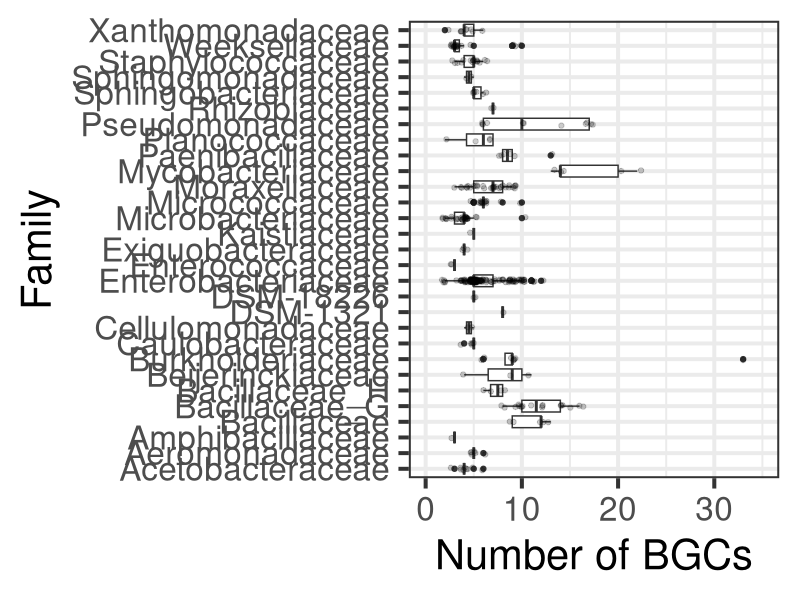
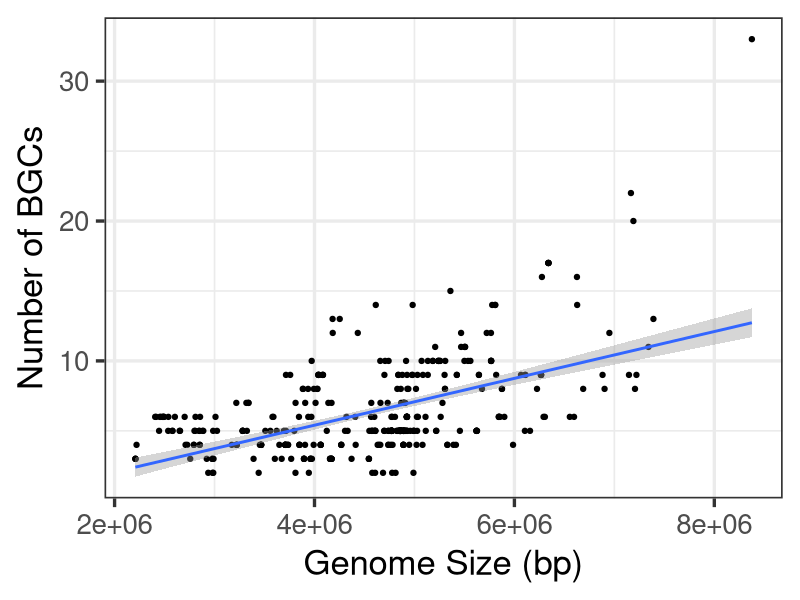
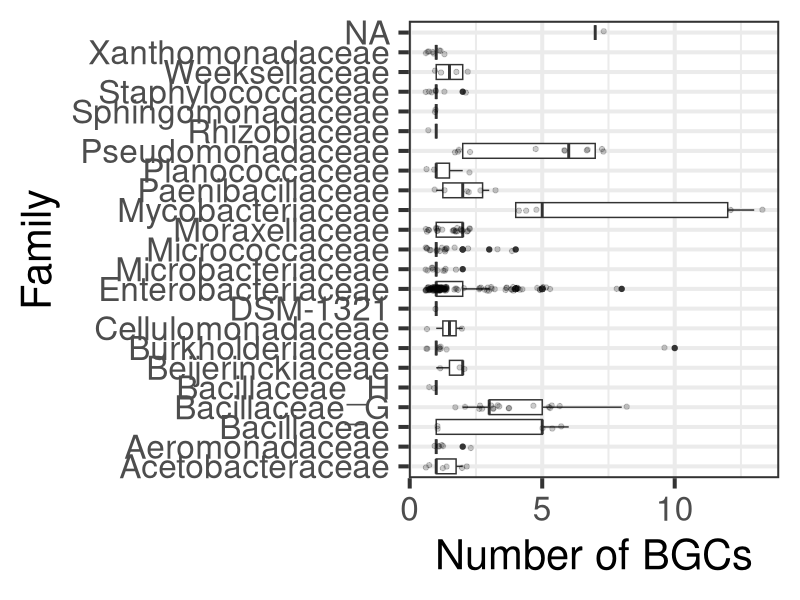
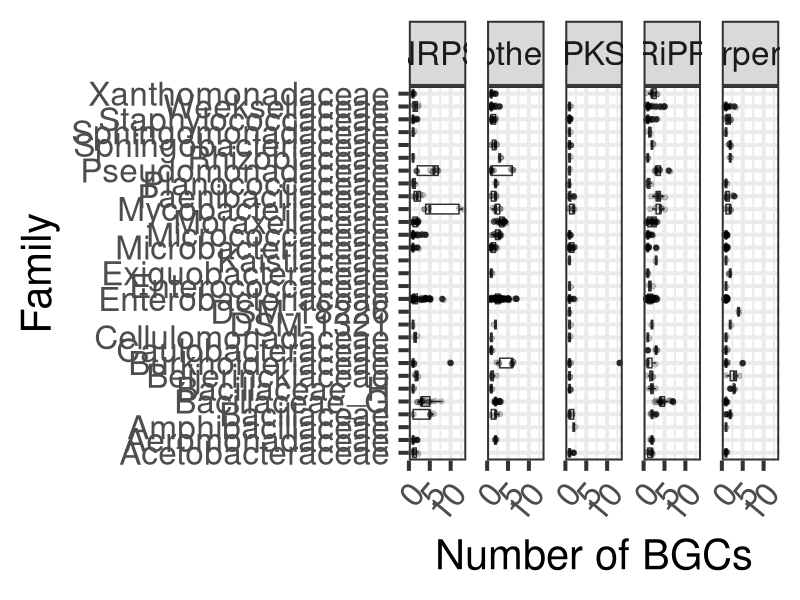
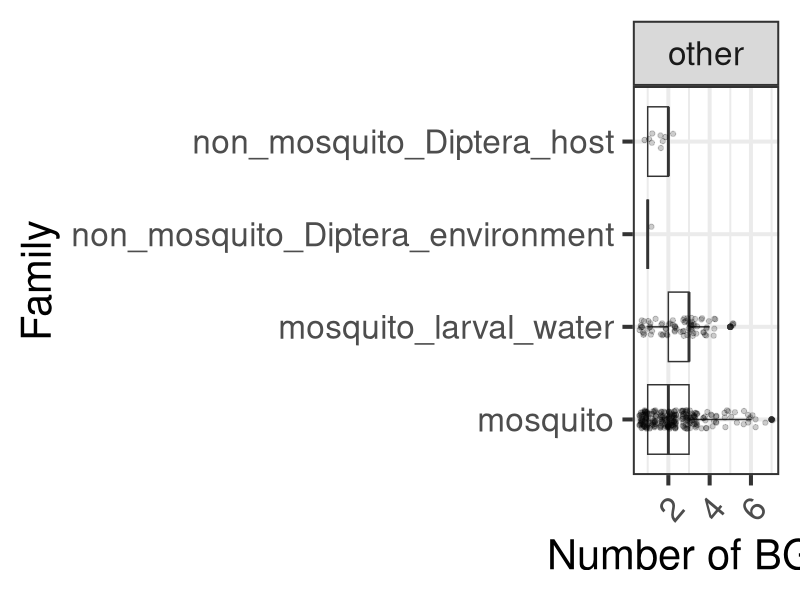
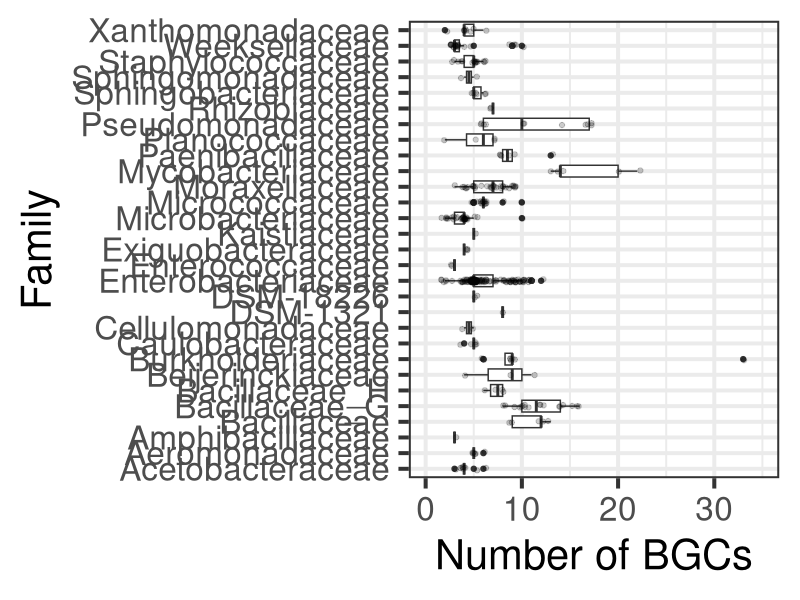
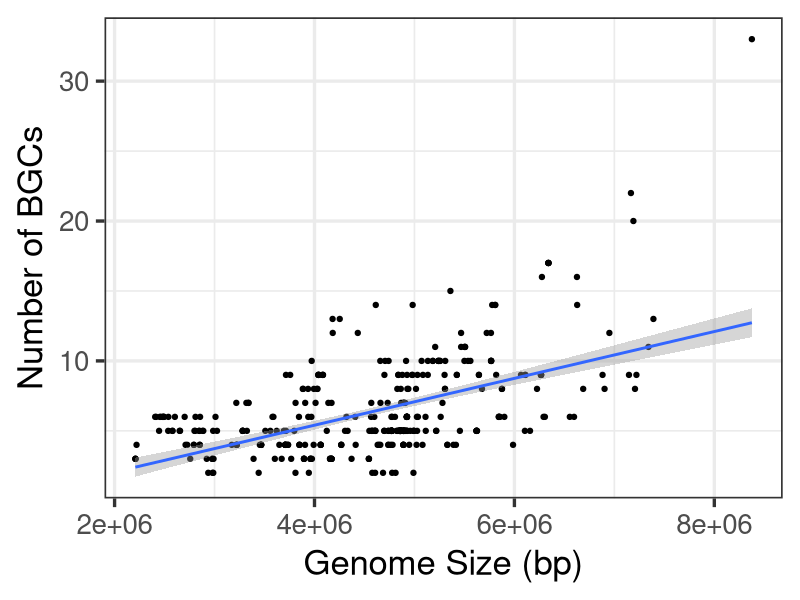
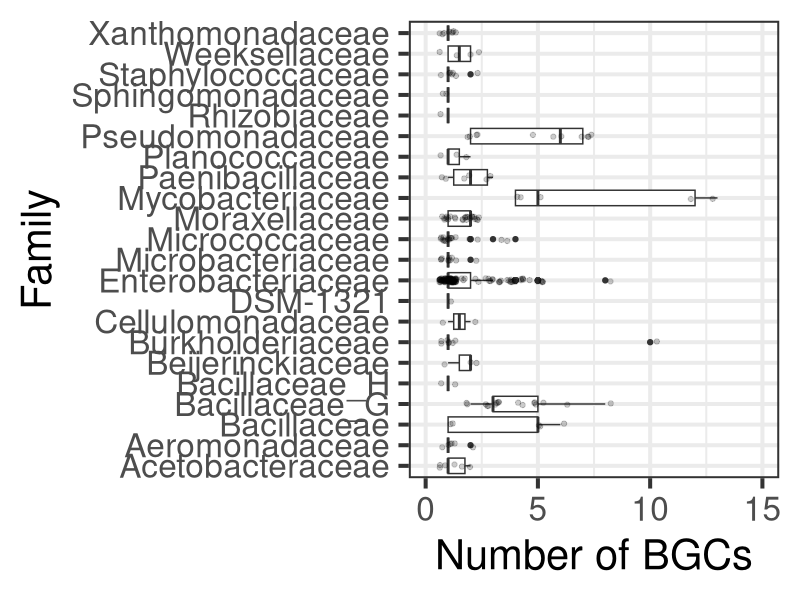

Here is the R script that generated these plots, in order:
# load packages 
library(tidyverse)

MosAIC_antismash <- read_csv("081123_MosAIC_antismash.csv")

# summarise how many BGCs are within a family 
BGC_summary_family <- MosAIC_antismash %>%
  select(sampleID, gtdb_family, gtdb_species) %>%
  group_by(sampleID, gtdb_family, gtdb_species) %>%
  summarise(number = n())

# Plot this in a boxplot 
BGC_summary_family %>%
  filter(gtdb_family != "NA") %>%
  ggplot() + 
  aes(x = gtdb_family, y = number) + 
  geom_boxplot() + 
  geom_jitter(width = 0.1, alpha = 0.2) + 
  coord_flip() + 
  theme_bw(base_size = 30) + 
  ylab("Number of BGCs") + 
  xlab("Family") + 
  ylim(0, 35)

ggsave(filename = "021123_BGC_BoxPlots_Family.pdf", height = 10, width = 10)

# summarise number of BGCs and genome sizes of each sample 
BGC_summary_family_GS <- MosAIC_antismash %>%
  select(sampleID, gtdb_family, gtdb_species, genome_size_bp) %>%
  group_by(sampleID, gtdb_family, gtdb_species, genome_size_bp) %>%
  summarise(number = n())

# relationship between genomesize and number of predicted BGCs
BGC_summary_family_GS %>%
  ggplot() + 
  aes(x = genome_size_bp, y = number) + 
  geom_point() + 
  geom_smooth(method = "lm") + 
  theme_bw(base_size = 25) + 
  xlab("Genome Size (bp)") + 
  ylab("Number of BGCs")

ggsave(filename = "021123_BGC_GenomeSize_Scatter.pdf", height = 10, width = 10)

MosAIC_antismash %>%
  filter(category == "NRPS") %>%
  select(sampleID, gtdb_family, gtdb_species) %>%
  group_by(sampleID, gtdb_family, gtdb_species) %>%
  summarise(number = n()) %>%
  ggplot() + 
  aes(x = gtdb_family, y = number) + 
  geom_boxplot() + 
  geom_jitter(width = 0.1, alpha = 0.2) + 
  coord_flip() + 
  theme_bw(base_size = 30) + 
  ylab("Number of BGCs") + 
  xlab("Family")

# function to filter for BGC category and make boxplot
filter_and_plt_box <- function(data, target){
  
  plot <- data %>%
    filter(gtdb_family != "NA") %>%
    filter(category == target) %>%
    select(sampleID, gtdb_family, gtdb_species) %>%
    group_by(sampleID, gtdb_family, gtdb_species) %>%
    summarise(number = n()) %>%
    ggplot() + 
    aes(x = gtdb_family, y = number) + 
    geom_boxplot() + 
    geom_jitter(width = 0.1, alpha = 0.2) + 
    coord_flip() + 
    theme_bw(base_size = 30) + 
    ylab("Number of BGCs") + 
    xlab("Family") + 
    ylim(0, 15)
  
  return(plot)
  
}

NRPS_boxplot <- filter_and_plt_box(MosAIC_antismash, "NRPS")  
ggsave(filename = "081123_BGC_NRPS_boxplot.pdf", height = 10, width = 10)

other_boxplot <- filter_and_plt_box(MosAIC_antismash, "other")  
ggsave(filename = "081123_BGC_other_boxplot.pdf", height = 10, width = 10)

terpene_boxplot <- filter_and_plt_box(MosAIC_antismash, "terpene")  
ggsave(filename = "081123_BGC_terpene_boxplot.pdf", height = 10, width = 10)

PKS_boxplot <- filter_and_plt_box(MosAIC_antismash, "PKS")  
ggsave(filename = "081123_BGC_PKS_boxplot.pdf", height = 10, width = 10)

RiPP_boxplot <- filter_and_plt_box(MosAIC_antismash, "RiPP")  
ggsave(filename = "081123_BGC_RiPP_boxplot.pdf", height = 10, width = 10)

MosAIC_antismash %>%
  select(sampleID, gtdb_family, gtdb_species, category) %>%
  group_by(sampleID, gtdb_family, gtdb_species, category) %>%
  summarise(number = n()) %>%
  filter(gtdb_family != "NA" & category != "NA" & category != "saccharide") %>%
  ggplot() + 
  aes(x = gtdb_family, y = number) + 
  geom_boxplot() + 
  geom_jitter(width = 0.1, alpha = 0.2) + 
  coord_flip() + 
  theme_bw(base_size = 30) + 
  ylab("Number of BGCs") + 
  xlab("Family") + 
  facet_wrap(~category, nrow = 1) + 
  theme(axis.text.x = element_text(angle = 50, hjust = 1))

ggsave(filename = "021123_BGC_boxplot_facet.pdf", height = 10, width = 11)

# differences in number of BGCs between different sources? 
MosAIC_antismash %>%
  filter(gtdb_family != "NA") %>%
  filter(category == "other") %>%
  select(sampleID, category, sample_source) %>%
  group_by(sampleID, sample_source, category) %>%
  summarise(number = n()) %>%
  ggplot() + 
  aes(x = sample_source, y = number) + 
  geom_boxplot() + 
  geom_jitter(width = 0.1, alpha = 0.2) + 
  coord_flip() + 
  theme_bw(base_size = 30) + 
  ylab("Number of BGCs") + 
  xlab("Family") + 
  facet_wrap(~category, nrow = 1) + 
  theme(axis.text.x = element_text(angle = 50, hjust = 1))

ggsave(filename = "021123_BGC_boxplot_sample_sourcet.pdf", height = 10, width = 11)
